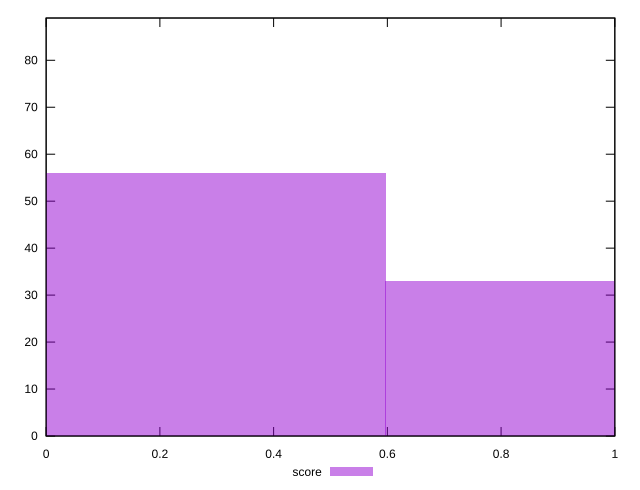

The gnuplot source for this figure:
reset

$score <<EOF
0 56
1.193505720750156 33
EOF

set key outside below
set boxwidth 1.193505720750156
set xrange [0:1]
set yrange [0:89]
set trange [0:89]
set style fill transparent solid 0.5 noborder
set terminal svg size 640, 490 enhanced background rgb 'white'
set output "reports/report_00027_2021-02-24T12-40-31.850Z/third-party-summary/samples/card/score/histogram.svg"

plot $score title "score" with boxes

reset
